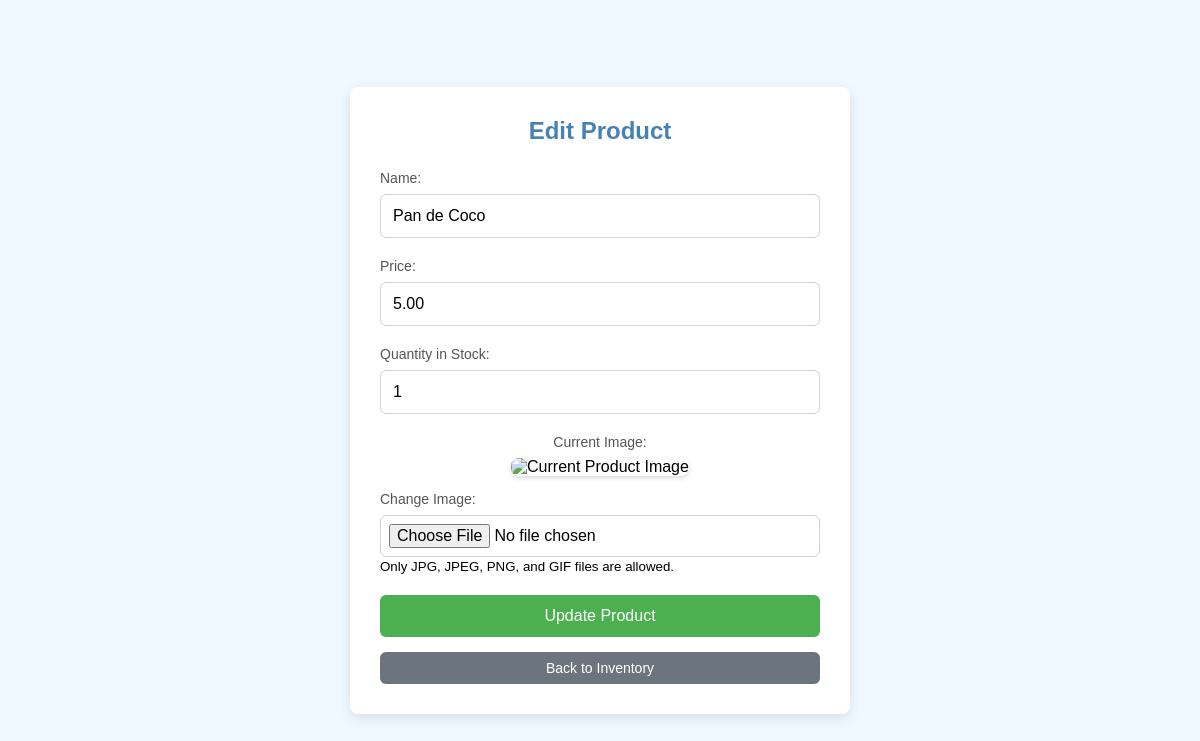
/edit-products.php?id=4, run on the app's committed database.
### tables this page shows
CREATE TABLE `products` (
  `product_id` int(11) NOT NULL,
  `name` varchar(100) DEFAULT NULL,
  `quantity_in_stock` int(11) DEFAULT NULL,
  `price` decimal(10,2) DEFAULT NULL,
  `image_path` varchar(255) DEFAULT NULL
);

### edit-products.php (the view, shortened to what this page needs)
<?php
include('connect.php');
$name = '';
$price = '';
$quantity_in_stock = '';
$current_image = '';
if (isset($_GET['id'])) {
    $product_id = mysqli_escape_string($con, $_GET['id']);
    $sql_products = "SELECT * FROM products WHERE product_id='$product_id'";
    $result_products = $con->query($sql_products);
    if ($result_products && $result_products->num_rows > 0) {
        $row_product = $result_products->fetch_assoc();
        $name = htmlspecialchars($row_product['name'], ENT_QUOTES);
        $price = htmlspecialchars($row_product['price'], ENT_QUOTES);
        $quantity_in_stock = htmlspecialchars($row_product['quantity_in_stock'], ENT_QUOTES);
        $current_image = $row_product['image_path'];
    } else {
        echo "<p class='error-message'>Product not found.</p>";
        exit();
    }
}
?>
<!DOCTYPE html>
<html>
<head>
</head>
<body>
    <div class="edit-container">
        <h2>Edit Product</h2>
        <form method="POST" enctype="multipart/form-data">
            <div class="form-group">
                <label for="name">Name:</label>
                <input type="text" id="name" class="form-control" name="name" placeholder="Enter product name"
                    value="<?php echo $name; ?>" required>
            </div>
            <div class="form-group">
                <label for="price">Price:</label>
                <input type="number" id="price" class="form-control" name="price" placeholder="Enter price"
                    value="<?php echo $price; ?>" step="0.01" required>
            </div>
            <div class="form-group">
                <label for="quantity_in_stock">Quantity in Stock:</label>
                <input type="number" id="quantity_in_stock" class="form-control" name="quantity_in_stock"
                    placeholder="Enter quantity" value="<?php echo $quantity_in_stock; ?>" required>
            </div>
            <?php if ($current_image): ?>
                <div class="form-group image-preview">
                    <label>Current Image:</label>
                    <img src="<?php echo htmlspecialchars($current_image); ?>" alt="Current Product Image" onerror="this.src='uploads/placeholder.png';">
                </div>
            <?php endif; ?>
            <div class="form-group upload-image">
                <label for="image">Change Image:</label>
                <input type="file" class="form-control" name="image" accept="image/jpeg,image/png,image/gif,image/jpg">
                <small class="form-text text-muted">Only JPG, JPEG, PNG, and GIF files are allowed.</small>
            </div>
            <button type="submit" name="update" class="btn-update">Update Product</button>
            <a href="inventory.php" class="back-button" style="display: block; text-align: center; margin-top: 15px;">Back to Inventory</a>
        </form>
    </div>
</body>
</html>

### edit-products.php (style rules this page uses)
* { margin: 0; padding: 0; box-sizing: border-box; font-family: Arial, sans-serif; }
body { display: flex; justify-content: center; align-items: center; min-height: 100vh; background-color: #f0f8ff; }
.edit-container { background-color: #ffffff; border-radius: 8px; box-shadow: 0 4px 12px rgba(0, 0, 0, 0.1); padding: 30px; width: 90%; max-width: 500px; }
.edit-container h2 { color: #4682B4; margin-bottom: 25px; font-size: 24px; text-align: center; }
.form-group { margin-bottom: 20px; }
.form-group label { display: block; margin-bottom: 8px; font-weight: 500; color: #555; font-size: 14px; }
.form-control { width: 100%; padding: 12px; border: 1px solid #ced4da; border-radius: 6px; font-size: 16px; box-sizing: border-box; transition: border-color 0.2s ease-in-out; }
.btn-update { background-color: #4CAF50; color: white; padding: 12px 20px; border: none; border-radius: 6px; cursor: pointer; font-size: 16px; transition: background-color 0.2s ease-in-out; width: 100%; }
.image-preview { text-align: center; margin-bottom: 15px; }
.image-preview img { max-width: 200px; max-height: 200px; border-radius: 8px; box-shadow: 0 2px 5px rgba(0, 0, 0, 0.15); }
.upload-image input[type="file"] { padding: 8px; }
.back-button { background-color: #6c757d; color: white; padding: 8px 15px; border: none; border-radius: 6px; cursor: pointer; font-size: 14px; margin-top: 15px; text-decoration: none; display: inline-block; }

### data on the page
products: name "Pan de Coco", price "5.00", quantity_in_stock "1"
